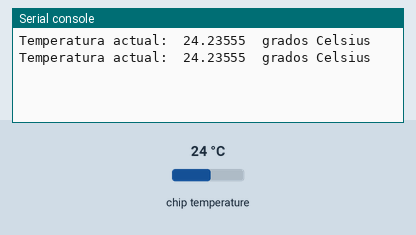
Recording of a program running on a simulated Raspberry Pi Pico running MicroPython. On the bench: the last lines printed to the serial console. The test bench sets the inputs (shaded band); at power-on: chip temperature 24 °C.

Above: at 1.2 s.
1.3 s: chip temperature set to 1 °C
At 2.6 s:
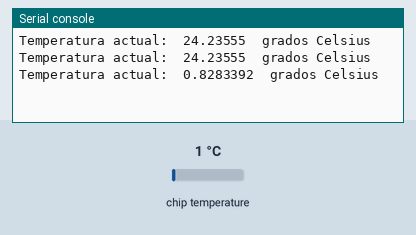
2.8 s: chip temperature set to 11 °C
At 3.8 s:
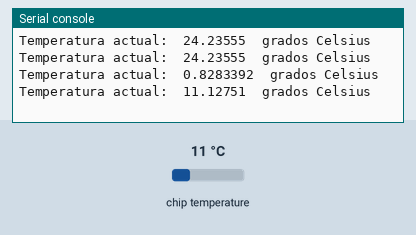
Timing chart, 0 to 5.8 s (numbered marks = the images above; inputs shaded):
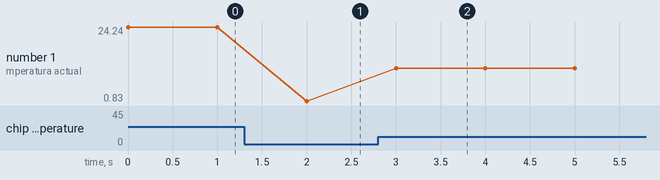

Measured:
- after the input at 1.3 s, the serial console: prints a new line after 0.70 s (image 1)
- after the input at 2.8 s, the serial console: prints a new line after 0.20 s (image 2)
- plotted number 1: 24.24 → 0.83 after the input at 1.3 s, 0.83 → 11.13 after the input at 2.8 s

The program:

led_pi_pico.py
```python
import machine
import utime

sensor_temp = machine.ADC(4) # Crea un objeto ADC para interactuar con el sensor de temperatura.
conversion_factor = 3.3 / (65535) # Factor de conversión para convertir los valores de la lectura en voltios.

while True:
    lectura = sensor_temp.read_u16() * conversion_factor # Lee el valor de la temperatura en voltios.
    temperatura = 27 - (lectura - 0.706)/0.001721 # Calcula la temperatura en grados Celsius.
    print("Temperatura actual: ", temperatura, " grados Celsius")
    utime.sleep(1) # Espera un segundo antes de volver a medir la temperatura.
```
